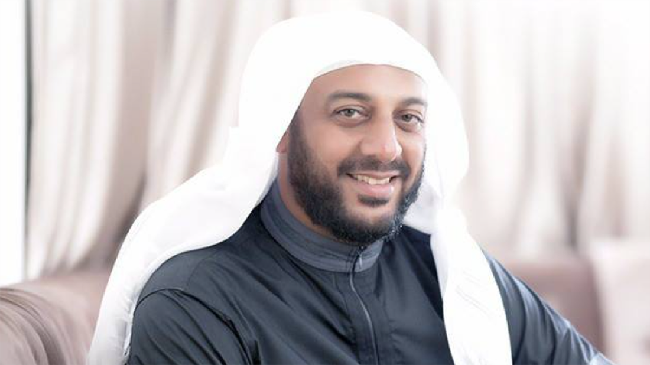
#> input picture syekhalijaber.png, 650 x 365 px
$ python qr.py   (older library calls are emulated)
#> lines starting #> are read from the running program, lines starting #| are printed output that depends on the picture
import pyqrcode
from PIL import Image

# insert logo or pict
logo = Image.open('syekhalijaber.png')
#> logo is the input picture: PIL image 650x365 RGBA; mean R, G, B, A 193.2, 188.2, 190.3, 254.9

# size
basewidth = 75
wpercent = (basewidth/float(logo.size[0]))
#> wpercent = 0.115
hsize = int((float(logo.size[1])*float(wpercent)))
#> hsize = 42
logo = logo.resize((basewidth, hsize), Image.ANTIALIAS)
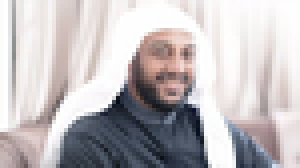
#> logo: PIL image 75x42 RGBA (shown 4 times larger); mean R, G, B, A 193, 188, 190.1, 254.9; transparent parts drawn white

# qr code
#> (the run stopped early here; a loop or call above may not have finished)
